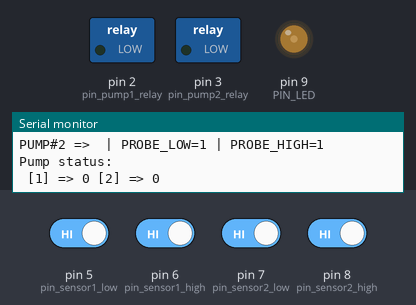
Bench run of a sketch on a simulated Arduino Uno, built with avr-gcc and run on an emulated ATmega328P. Shown: switched loads named in the sketch (green lamp = pin HIGH), output pins drawn as LEDs (lit = HIGH), the last lines printed to the serial monitor. The inputs (shaded band) are chosen by the test bench; at power-on: pin 5 (pin_sensor1_low), pin 6 (pin_sensor1_high), pin 7 (pin_sensor2_low), pin 8 (pin_sensor2_high) HIGH.

Above: at 1.2 s.
1.3 s: pin 6 (pin_sensor1_high) driven LOW
4.3 s: pin 5 (pin_sensor1_low) driven LOW
At 4.64 s:
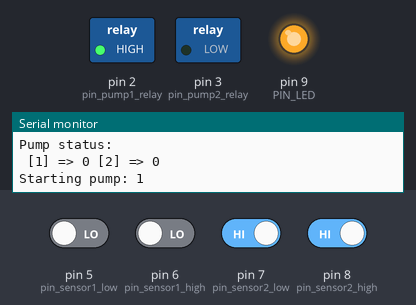
7.3 s: pin 7 (pin_sensor2_low) driven LOW
10.3 s: pin 8 (pin_sensor2_high) driven LOW
At 10.64 s:
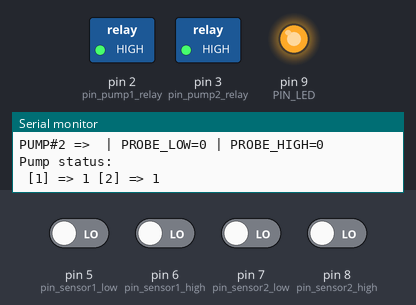
13.3 s: pin 5 (pin_sensor1_low) driven HIGH and pin 6 (pin_sensor1_high) driven HIGH
At 13.57 s:
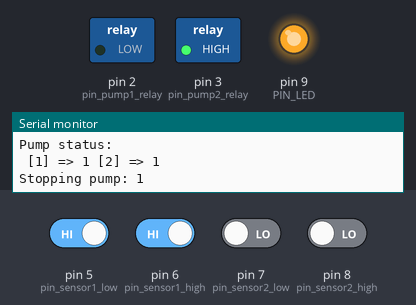
Timing chart, 0 to 17.3 s (numbered marks = the images above; inputs shaded):
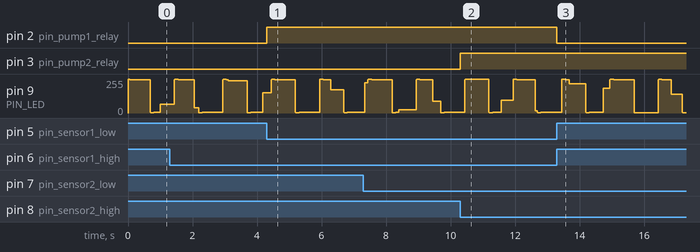

The sketch:

mitko_pumpctrl.ino
```cpp
int pin_sensor1_low = 5;
int pin_sensor1_high = 6;
int pin_pump1_relay = 2;
boolean pump1_working = false;


int pin_sensor2_low = 7;
int pin_sensor2_high = 8;
int pin_pump2_relay = 3;
boolean pump2_working = false;

const int PIN_LED = 9;
const int LED_PWM_PERIOD = 1500;

int interval_update = 1000;
long last_update_millis = 0;

void setup()
{

  pinMode(PIN_LED, OUTPUT);
  analogWrite(PIN_LED, 128);

  pinMode(pin_pump1_relay, OUTPUT);
  digitalWrite(pin_pump1_relay, LOW);
  pinMode(pin_pump2_relay, OUTPUT);
  digitalWrite(pin_pump2_relay, LOW);

  //pinMode(pin_pump_gnd, OUTPUT);
  //digitalWrite(pin_pump_gnd, LOW);

  pinMode(pin_sensor1_low, INPUT_PULLUP);
  //digitalWrite(pin_pump_low, HIGH);

  pinMode(pin_sensor1_high, INPUT_PULLUP);
  //digitalWrite(pin_pump_high, HIGH);

  pinMode(pin_sensor2_low, INPUT_PULLUP);
  //digitalWrite(pin_pump_low, HIGH);

  pinMode(pin_sensor2_high, INPUT_PULLUP);
  //digitalWrite(pin_pump_high, HIGH);

  Serial.begin(9600);
  Serial.println("Setup Done");
}

void loop()
{
  int value1_low = digitalRead(pin_sensor1_low);
  int value1_high = digitalRead(pin_sensor1_high);
  int value2_low = digitalRead(pin_sensor2_low);
  int value2_high = digitalRead(pin_sensor2_high);
  //Serial.println("");


  if ( (value1_low == LOW) && (value1_high == LOW) && (pump1_working==false) ) {
    startPump(1);
  }

  if ( (value1_low == HIGH) && (value1_high == HIGH)  && pump1_working==true ) {
    stopPump(1);
  }

  if ( (value2_low == LOW) && (value2_high == LOW) && (pump2_working==false) ) {
    startPump(2);
  }

  if ( (value2_low == HIGH) && (value2_high == HIGH)  && pump2_working==true ) {
    stopPump(2);
  }

  if ( millis() - last_update_millis > interval_update ) {
    Serial.print("PUMP#1 => ");
    Serial.print(" | PROBE_LOW=");
    Serial.print(value1_low);
    Serial.print(" | PROBE_HIGH=");
    Serial.println(value1_high);
    Serial.print("PUMP#2 => ");
    Serial.print(" | PROBE_LOW=");
    Serial.print(value2_low);
    Serial.print(" | PROBE_HIGH=");
    Serial.println(value2_high);

    Serial.println("Pump status: ");
    Serial.print(" [1] => ");
    Serial.print(pump1_working);
    Serial.print(" [2] => ");
    Serial.println(pump2_working);
    Serial.println("");
    last_update_millis = millis();
  }

  int value = 128+127*cos(2*PI/LED_PWM_PERIOD*millis());
  analogWrite(PIN_LED, value);
}

void startPump(int pump_number)
{
  Serial.print("Starting pump: ");
  Serial.println(pump_number);
  if (pump_number == 1) {
    digitalWrite(pin_pump1_relay, HIGH);
    pump1_working = true;
  }
  else if (pump_number == 2) {
    digitalWrite(pin_pump2_relay, HIGH);
    pump2_working = true;
  }
}
void stopPump(int pump_number)
{
  Serial.print("Stopping pump: ");
  Serial.println(pump_number);
  if (pump_number == 1) {
    digitalWrite(pin_pump1_relay, LOW);
    pump1_working = false;
  }
  else if (pump_number == 2) {
    digitalWrite(pin_pump2_relay, LOW);
    pump2_working = false;
  }
}
```

Measured:
- after the input at 4.3 s, pin 2 (pin_pump1_relay): LOW → HIGH at once
- after the input at 10.3 s, pin 3 (pin_pump2_relay): LOW → HIGH at once
- after the input at 13.3 s, pin 2 (pin_pump1_relay): HIGH → LOW at once
